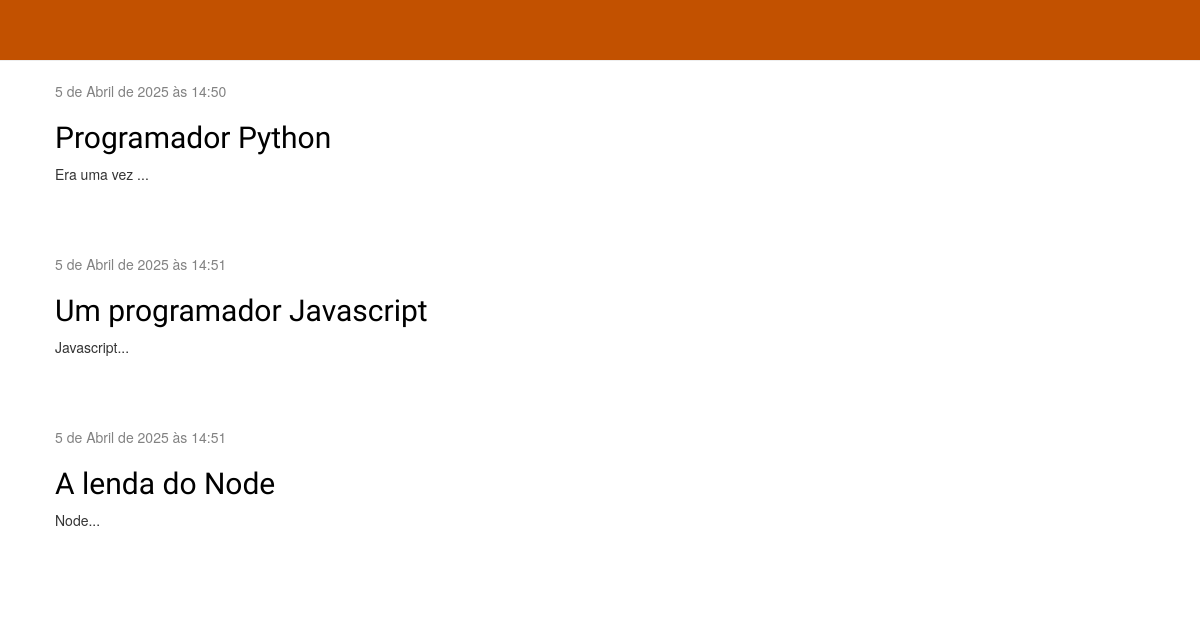
The app's page /, older data.
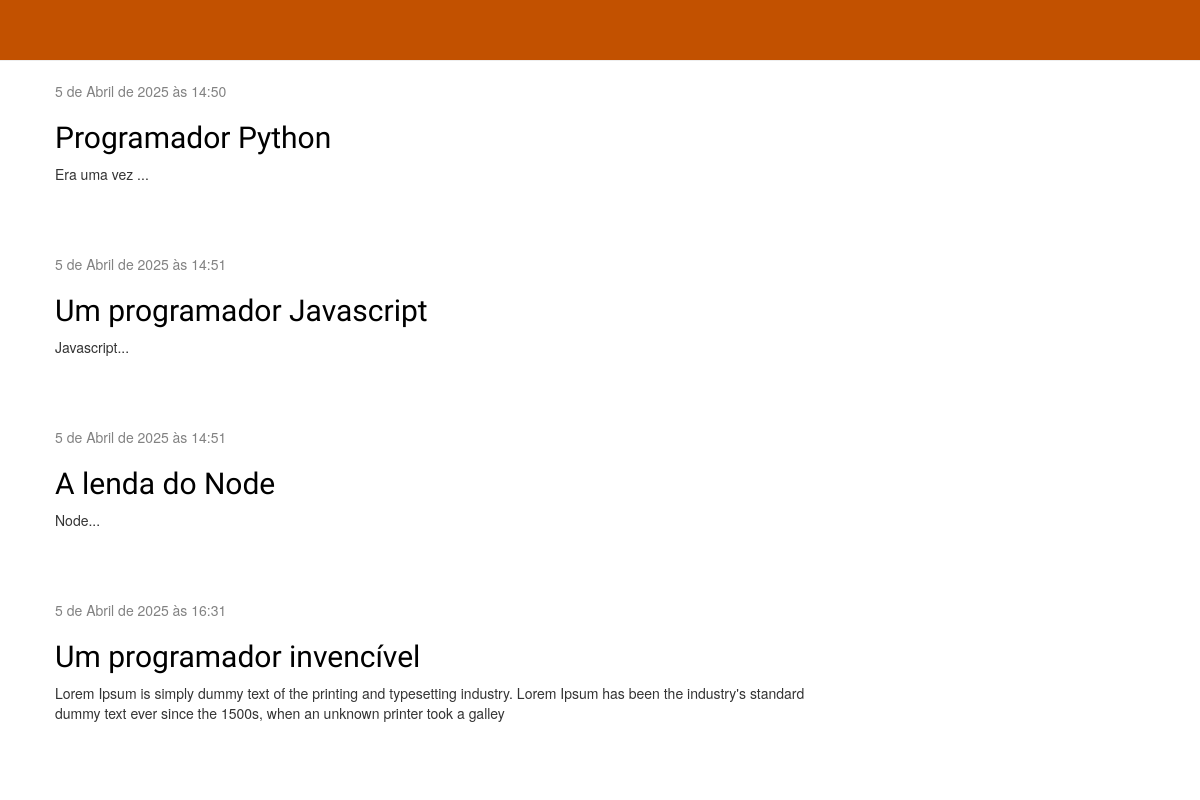
The same page, newer data.
### blog/models.py (models this page shows, shortened)
class Post(models.Model):
    author = models.ForeignKey(
        settings.AUTH_USER_MODEL, on_delete=models.CASCADE
        )
    title = models.CharField(max_length=200)
    text = models.TextField()
    created_date = models.DateTimeField(default=timezone.now)
    published_date = models.DateTimeField(blank=True, null=True)

### blog/views.py (the view)
# urls.py: path('', views.post_list, name='post_list'),
def post_list(request):
    posts = Post.objects.filter(published_date__lte=timezone.now()).order_by('published_date')
    return render(request, 'blog/post_list.html', {'posts': posts})

### blog/templates/blog/post_list.html (shortened to what this page needs)
{% extends 'blog/base.html' %}
{% load static %}
{% block content %}
    {% for post in posts %}
    <div class="post">
        <div class="date">
            {{ post.published_date }}
        </div>
        <h2><a href="{% url 'post_detail' pk=post.pk %}">{{ post.title }}</a></h2>
        <p>{{ post.text|linebreaksbr }}</p>
    </div>
{% endfor %}
{% endblock %}

Row changes from the older to the newer data that the page shows:
added Post: published_date "5 de Abril de 2025 às 16:31", title "Um programador invencível", text "Lorem Ipsum is simply dummy text of the printing and typesetting industry. Lorem Ipsum has been the industry's standard dummy text ever since the 1500s, when an unknown printer took a galley"
